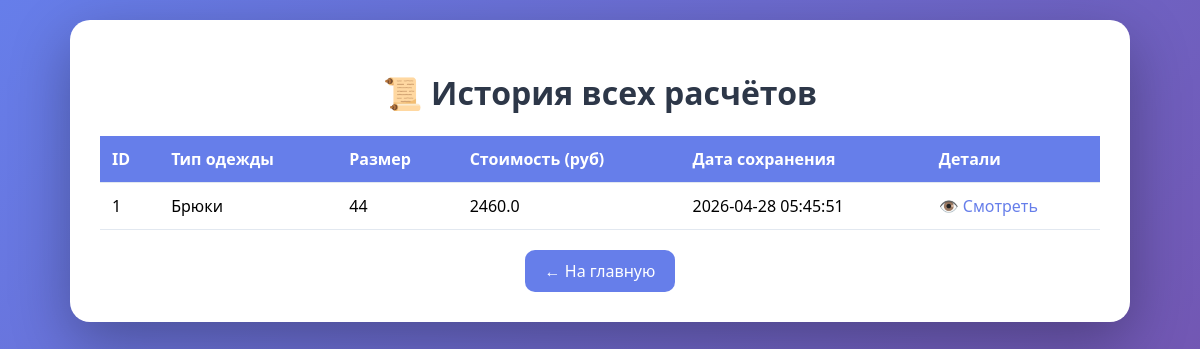
The app's page /history with its own data.
### tables this page shows
CREATE TABLE calculations (
            id INTEGER PRIMARY KEY AUTOINCREMENT,
            clothing_type VARCHAR(50),
            size INTEGER,
            total_cost REAL,
            details TEXT,
            created_at TIMESTAMP DEFAULT CURRENT_TIMESTAMP
        );

### web_app/app.py (the view)
@app.route('/history')
def history():
    results = db_manager.get_all_results()
    return render_template('history.html', results=results)

### clothing_package/db.py (called while the page is built)
    def _get_connection(self):
        return sqlite3.connect(self.db_path)

    def get_all_results(self) -> list:
        try:
            with self._get_connection() as conn:
                cursor = conn.execute("""
                    SELECT id, clothing_type, size, total_cost, created_at
                    FROM calculations
                    ORDER BY created_at DESC
                """)
                return cursor.fetchall()
        except Exception as e:
            print(f"Ошибка при получении результатов: {e}")
            return []

### web_app/templates/history.html (shortened to what this page needs)
<!DOCTYPE html>
<html lang="ru">
<head>
</head>
<body>
    <div class="container">
        <h1>📜 История всех расчётов</h1>
        {% if results %}
        <table>
            <thead>
                <tr>
                    <th>ID</th>
                    <th>Тип одежды</th>
                    <th>Размер</th>
                    <th>Стоимость (руб)</th>
                    <th>Дата сохранения</th>
                    <th>Детали</th>
                </tr>
            </thead>
            <tbody>
                {% for row in results %}
                <tr>
                    <td>{{ row[0] }}</td>
                    <td>{{ row[1] }}</td>
                    <td>{{ row[2] }}</td>
                    <td>{{ row[3] }}</td>
                    <td>{{ row[4] }}</td>
                    <td><a href="{{ url_for('view_result', result_id=row[0]) }}">👁️ Смотреть</a></td>
                </tr>
                {% endfor %}
            </tbody>
        </table>
        {% else %}
        <div class="empty-message">
            <p>Пока нет сохранённых расчётов.</p>
            <p>Выполните расчёт на главной странице и нажмите "Сохранить в БД".</p>
        </div>
        {% endif %}
        <div style="text-align: center;">
            <a href="/" class="back-btn">← На главную</a>
        </div>
    </div>
</body>
</html>

### web_app/templates/history.html (style rules this page uses)
body { font-family: 'Segoe UI', Tahoma, Geneva, Verdana, sans-serif; background: linear-gradient(135deg, #667eea 0%, #764ba2 100%); margin: 0; padding: 20px; min-height: 100vh; }
.container { max-width: 1000px; margin: 0 auto; background: white; border-radius: 20px; box-shadow: 0 20px 60px rgba(0,0,0,0.3); overflow: hidden; padding: 30px; }
h1 { text-align: center; color: #2d3748; }
table { width: 100%; border-collapse: collapse; }
th, td { padding: 12px; text-align: left; border-bottom: 1px solid #e2e8f0; }
th { background: #667eea; color: white; }
a { color: #667eea; text-decoration: none; }
.back-btn { display: inline-block; margin-top: 20px; padding: 10px 20px; background: #667eea; color: white; border-radius: 10px; text-decoration: none; }

### records on screen
calculations: id "1", clothing_type "Брюки", size "44", total_cost "2460.0", created_at "2026-04-28 05:45:51"
